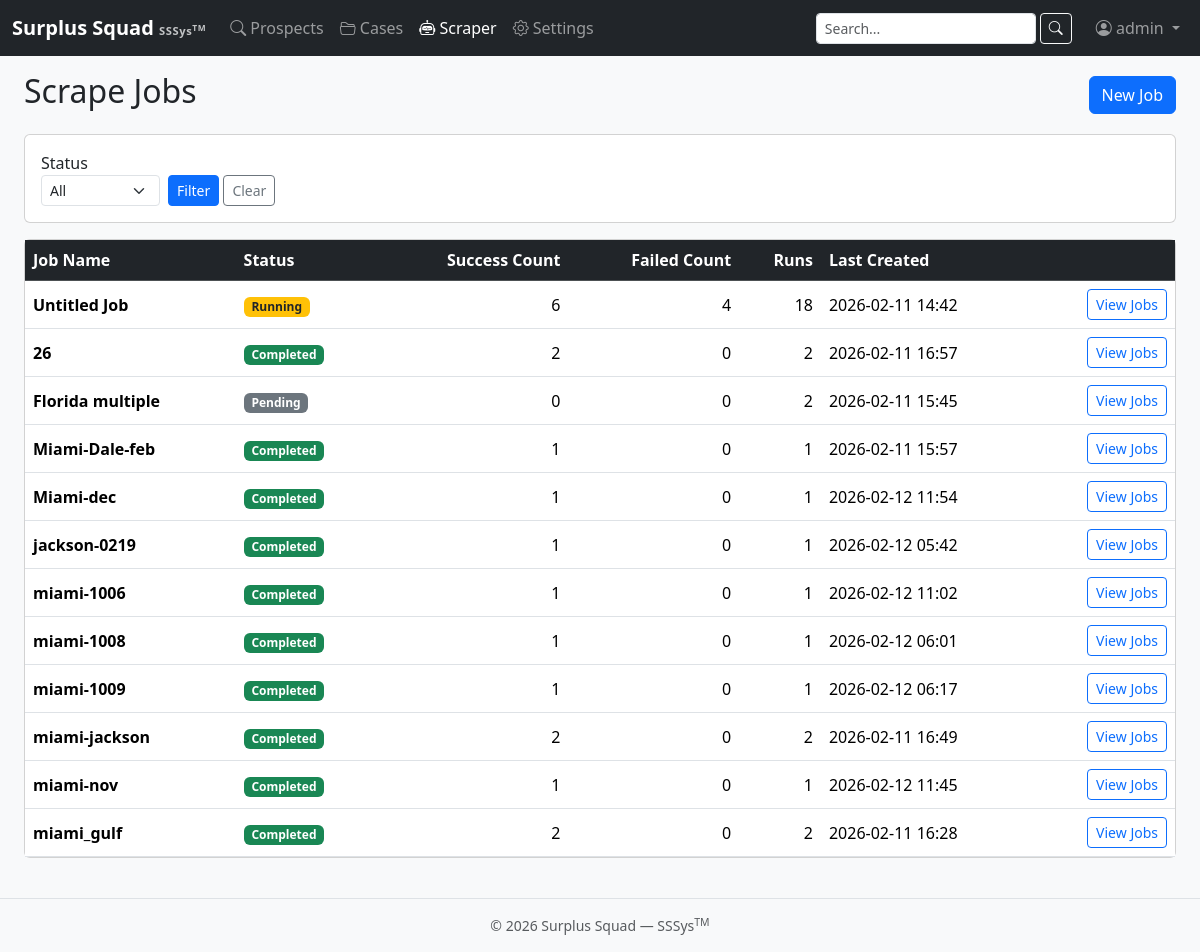
Screenshot of /scraper/jobs/ (signed in) with the database file from the repository.
### apps/scraper/models.py (models this page shows, shortened)
class ScrapeJob(models.Model):
    JOB_STATUS = [
        ('pending', 'Pending'),
        ('running', 'Running'),
        ('completed', 'Completed'),
        ('failed', 'Failed'),
    ]
    JOB_TYPE = [
        ('TD', 'Tax Deed'),
        ('TL', 'Tax Lien'),
        ('SS', 'Sheriff Sale'),
        ('MF', 'Mortgage Foreclosure'),
    ]
    name = models.CharField(
        max_length=255,
        blank=True,
        default='',
        help_text="Human-friendly identifier used to group related jobs",
    )
    county = models.ForeignKey('locations.County', on_delete=models.CASCADE, related_name='scrape_jobs')
    job_type = models.CharField(max_length=8, choices=JOB_TYPE)
    target_date = models.DateField(help_text="Start date for scraping")
    end_date = models.DateField(null=True, blank=True, help_text="End date (inclusive). Leave blank for single date.")
    status = models.CharField(max_length=32, choices=JOB_STATUS, default='pending')
    triggered_by = models.ForeignKey(User, on_delete=models.SET_NULL, null=True, blank=True)
    prospects_created = models.PositiveIntegerField(default=0)
    prospects_updated = models.PositiveIntegerField(default=0)
    prospects_qualified = models.PositiveIntegerField(default=0)
    prospects_disqualified = models.PositiveIntegerField(default=0)
    error_message = models.TextField(blank=True)
    created_at = models.DateTimeField(auto_now_add=True)
    started_at = models.DateTimeField(null=True, blank=True)
    completed_at = models.DateTimeField(null=True, blank=True)
    class Meta:
        ordering = ('-created_at',)

### apps/scraper/views.py (the view)
# urls.py: path("jobs/", views.ScrapeJobListView.as_view(), name="job_list"),
class ScrapeJobListView(AdminRequiredMixin, ListView):
    model = ScrapeJob
    template_name = "scraper/job_list.html"
    paginate_by = 25
    def get_queryset(self):
        qs = ScrapeJob.objects.select_related("county", "county__state", "triggered_by")
        status = self.request.GET.get("status")
        if status:
            qs = qs.filter(status=status)
        self.filtered_queryset = qs
        return qs
    def get_context_data(self, **kwargs):
        ctx = super().get_context_data(**kwargs)
        ctx["statuses"] = ScrapeJob.JOB_STATUS
        ctx["current_status"] = self.request.GET.get("status", "")
        ctx["grouped_jobs"] = self.get_grouped_jobs()
        return ctx
    def get_grouped_jobs(self):
        qs = getattr(self, "filtered_queryset", ScrapeJob.objects.none())
        aggregated = qs.values("name").annotate(
            total_jobs=Count("id"),
            success_count=Count("id", filter=Q(status="completed")),
            failed_count=Count("id", filter=Q(status="failed")),
            running_count=Count("id", filter=Q(status="running")),
            pending_count=Count("id", filter=Q(status="pending")),
            latest_created=Max("created_at"),
            sample_job_id=Min("id"),
        ).order_by("name")
        grouped = []
        for entry in aggregated:
            if entry["running_count"]:
                status = "running"
            elif entry["failed_count"]:
                status = "failed"
            elif entry["success_count"] == entry["total_jobs"] and entry["total_jobs"] > 0:
                status = "completed"
            else:
                status = "pending"
            grouped.append({
                "name": entry["name"] or "Untitled Job",
                "status": status,
                "success_count": entry["success_count"],
                "failed_count": entry["failed_count"],
                "total_jobs": entry["total_jobs"],
                "latest_created": entry["latest_created"],
                "job_pk": entry["sample_job_id"],
            })
        return grouped

### apps/accounts/mixins.py (called while the page is built)
    def test_func(self):
        user = self.request.user
        return hasattr(user, 'profile') and user.profile.is_admin

### apps/accounts/models.py (called while the page is built)
    @property
    def can_view_prospects(self):
        return self.role in {self.ROLE_PROSPECTS_ONLY, self.ROLE_BOTH, self.ROLE_ADMIN}

    @property
    def can_view_cases(self):
        return self.role in {self.ROLE_CASES_ONLY, self.ROLE_BOTH, self.ROLE_ADMIN}

    @property
    def is_admin(self):
        return self.role == self.ROLE_ADMIN or self.user.is_superuser

### templates/scraper/job_list.html (shortened to what this page needs)
{% extends "base.html" %}
{% block content %}
<div class="d-flex justify-content-between align-items-center mb-3">
  <h2>Scrape Jobs</h2>
  <a href="{% url 'scraper:job_create' %}" class="btn btn-primary">New Job</a>
</div>
<div class="card mb-3">
  <div class="card-body">
    <form method="get" class="row g-2 align-items-end">
      <div class="col-auto">
        <label class="form-label mb-0">Status</label>
        <select name="status" class="form-select form-select-sm">
          <option value="">All</option>
        </select>
      </div>
      <div class="col-auto">
        <button type="submit" class="btn btn-sm btn-primary">Filter</button>
        <a href="{% url 'scraper:job_list' %}" class="btn btn-sm btn-outline-secondary">Clear</a>
      </div>
    </form>
  </div>
</div>
<div class="card">
  <div class="table-responsive">
    <table class="table table-hover align-middle mb-0">
      <thead class="table-dark">
        <tr>
          <th>Job Name</th>
          <th>Status</th>
          <th class="text-end">Success Count</th>
          <th class="text-end">Failed Count</th>
          <th class="text-end">Runs</th>
          <th>Last Created</th>
          <th></th>
        </tr>
      </thead>
      <tbody>
        {% if grouped_jobs %}
          {% for group in grouped_jobs %}
          <tr>
            <td class="fw-semibold">{{ group.name }}</td>
            <td>
              {% if group.status == "completed" %}
                <span class="badge bg-success">Completed</span>
              {% elif group.status == "running" %}
                <span class="badge bg-warning text-dark">Running</span>
              {% elif group.status == "failed" %}
                <span class="badge bg-danger">Failed</span>
              {% else %}
                <span class="badge bg-secondary">Pending</span>
              {% endif %}
            </td>
            <td class="text-end">{{ group.success_count }}</td>
            <td class="text-end">{{ group.failed_count }}</td>
            <td class="text-end">{{ group.total_jobs }}</td>
            <td>{{ group.latest_created|date:"Y-m-d H:i" }}</td>
            <td class="text-end">
              {% if group.job_pk %}
              <a href="{% url 'scraper:job_group_detail' group.job_pk %}" class="btn btn-sm btn-outline-primary">View Jobs</a>
              {% endif %}
            </td>
          </tr>
          {% endfor %}
        {% else %}
          <tr><td colspan="7" class="text-center text-muted py-4">No jobs found.</td></tr>
        {% endif %}
      </tbody>
    </table>
  </div>
</div>
{% endblock %}

### templates/includes/navbar.html (shortened to what this page needs)
<nav class="navbar navbar-expand-lg navbar-dark bg-dark">
  <div class="container-fluid">
    <a class="navbar-brand d-flex flex-column lh-1" href="{% url 'dashboard:home' %}">
      <span class="fw-bold">Surplus Squad
      <small class="text-light opacity-75" style="font-size:.7rem;">SSSys<sup>TM</sup></small>
    </span>
    </a>
    <div class="collapse navbar-collapse" id="mainNav">
      {% if user.is_authenticated %}
      <ul class="navbar-nav me-auto">
        {% if user.profile.can_view_prospects or user.is_superuser %}
        <li class="nav-item">
          <a class="nav-link {% if request.resolver_match.app_name == 'prospects' %}active{% endif %}"
             href="{% url 'prospects:type_select' %}">
            <i class="bi bi-search"></i> Prospects
          </a>
        </li>
        {% endif %}
        {% if user.profile.can_view_cases or user.is_superuser %}
        <li class="nav-item">
          <a class="nav-link {% if request.resolver_match.app_name == 'cases' %}active{% endif %}"
             href="{% url 'cases:list' %}">
            <i class="bi bi-folder2-open"></i> Cases
          </a>
        </li>
        {% endif %}
        {% if user.profile.is_admin or user.is_superuser %}
        <li class="nav-item">
          <a class="nav-link {% if request.resolver_match.app_name == 'scraper' %}active{% endif %}"
             href="{% url 'scraper:dashboard' %}">
            <i class="bi bi-robot"></i> Scraper
          </a>
        </li>
        <li class="nav-item">
          <a class="nav-link {% if request.resolver_match.app_name == 'settings_app' %}active{% endif %}"
             href="{% url 'settings_app:home' %}">
            <i class="bi bi-gear"></i> Settings
          </a>
        </li>
        {% endif %}
      </ul>
      <form class="d-flex me-3" method="get" action="{% url 'search' %}">
        <input class="form-control form-control-sm me-1" type="search" name="q" placeholder="Search..." aria-label="Search" value="{{ request.GET.q|default:'' }}">
        <button class="btn btn-sm btn-outline-light" type="submit"><i class="bi bi-search"></i></button>
      </form>
      <ul class="navbar-nav">
        <li class="nav-item dropdown">
          <a class="nav-link dropdown-toggle" href="#" id="userMenu"
             role="button" data-bs-toggle="dropdown" aria-expanded="false">
            <i class="bi bi-person-circle"></i> {{ user.get_full_name|default:user.username }}
          </a>
        </li>
      </ul>
      {% endif %}
    </div>
  </div>
</nav>

### static/css/style.css (style rules this page uses)
body { min-height: 100vh; display: flex; flex-direction: column; background-color: #f8f9fa; }
.navbar-brand small { letter-spacing: .05em; }
.card { transition: box-shadow .15s ease-in-out; }
.table th { white-space: nowrap; }

### rows the page displays
ScrapeJob: name "jackson-0219", shows "Completed", success_count "1", failed_count "0", total_jobs "1", latest_created "2026-02-12 05:42"
ScrapeJob: name "miami-1006", shows "Completed", success_count "1", failed_count "0", total_jobs "1", latest_created "2026-02-12 11:02"
ScrapeJob: name "miami-1008", shows "Completed", success_count "1", failed_count "0", total_jobs "1", latest_created "2026-02-12 06:01"
ScrapeJob: name "miami-1009", shows "Completed", success_count "1", failed_count "0", total_jobs "1", latest_created "2026-02-12 06:17"
ScrapeJob: name "miami-nov", shows "Completed", success_count "1", failed_count "0", total_jobs "1", latest_created "2026-02-12 11:45"

### other values shown
{{ user.get_full_name|default:user.username }} "admin"
{{ group.name }} "Untitled Job" "26" "Florida multiple" "Miami-Dale-feb" "Miami-dec" "miami-jackson" "miami_gulf"
{{ group.success_count }} "6" "2" "0" "1" "1" "2" "2"
{{ group.failed_count }} "4" "0" "0" "0" "0" "0" "0"
{{ group.total_jobs }} "18" "2" "2" "1" "1" "2" "2"
{{ group.latest_created|date:"Y-m-d H:i" }} "2026-02-11 14:42" "2026-02-11 16:57" "2026-02-11 15:45" "2026-02-11 15:57" "2026-02-12 11:54" "2026-02-11 16:49" "2026-02-11 16:28"
